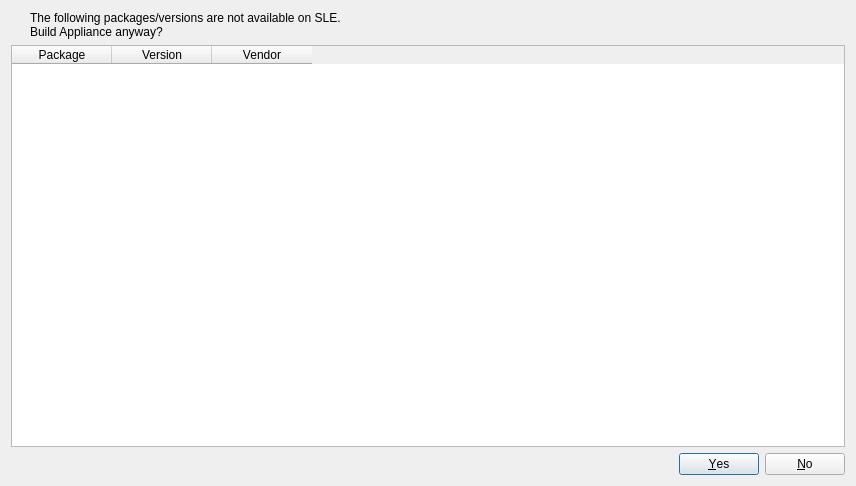
<?xml version="1.0" encoding="UTF-8"?>
<ui version="4.0">
 <class>CloneResult</class>
 <widget class="QDialog" name="CloneResult">
  <property name="geometry">
   <rect>
    <x>0</x>
    <y>0</y>
    <width>856</width>
    <height>486</height>
   </rect>
  </property>
  <property name="windowTitle">
   <string>Clone result</string>
  </property>
  <property name="windowIcon">
   <iconset resource="../kueue.qrc">
    <normaloff>:/icons/app/kueue32.png</normaloff>:/icons/app/kueue32.png</iconset>
  </property>
  <layout class="QGridLayout" name="gridLayout">
   <item row="0" column="2">
    <widget class="QLabel" name="label">
     <property name="text">
      <string>The following packages/versions are not available on SLE. 
Build Appliance anyway?</string>
     </property>
    </widget>
   </item>
   <item row="0" column="0">
    <widget class="QLabel" name="label_2">
     <property name="text">
      <string/>
     </property>
     <property name="pixmap">
      <pixmap resource="../kueue.qrc">:/icons/app/kueue64.png</pixmap>
     </property>
    </widget>
   </item>
   <item row="2" column="2">
    <widget class="QDialogButtonBox" name="buttonBox">
     <property name="orientation">
      <enum>Qt::Horizontal</enum>
     </property>
     <property name="standardButtons">
      <set>QDialogButtonBox::No|QDialogButtonBox::Yes</set>
     </property>
    </widget>
   </item>
   <item row="1" column="0" colspan="3">
    <widget class="QTableWidget" name="packageList">
     <column>
      <property name="text">
       <string>Package</string>
      </property>
     </column>
     <column>
      <property name="text">
       <string>Version</string>
      </property>
     </column>
     <column>
      <property name="text">
       <string>Vendor</string>
      </property>
     </column>
    </widget>
   </item>
  </layout>
 </widget>
 <resources>
  <include location="../kueue.qrc"/>
 </resources>
 <connections>
  <connection>
   <sender>buttonBox</sender>
   <signal>accepted()</signal>
   <receiver>CloneResult</receiver>
   <slot>accept()</slot>
   <hints>
    <hint type="sourcelabel">
     <x>248</x>
     <y>254</y>
    </hint>
    <hint type="destinationlabel">
     <x>157</x>
     <y>274</y>
    </hint>
   </hints>
  </connection>
  <connection>
   <sender>buttonBox</sender>
   <signal>rejected()</signal>
   <receiver>CloneResult</receiver>
   <slot>reject()</slot>
   <hints>
    <hint type="sourcelabel">
     <x>316</x>
     <y>260</y>
    </hint>
    <hint type="destinationlabel">
     <x>286</x>
     <y>274</y>
    </hint>
   </hints>
  </connection>
 </connections>
</ui>
